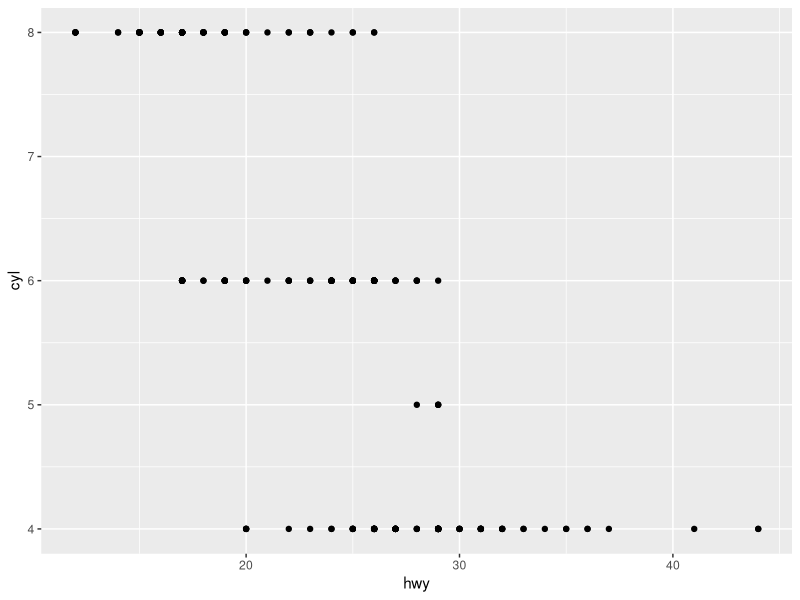
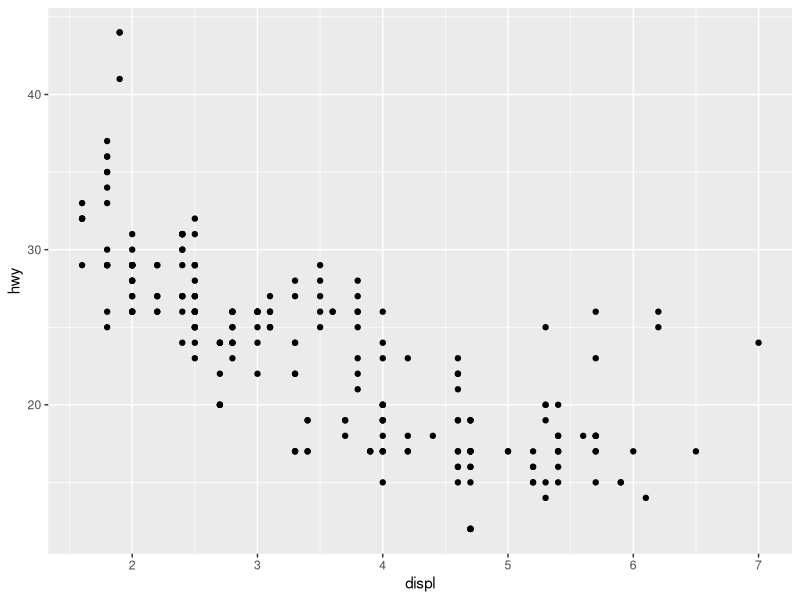

Generate these figures, in order, with R:
## ---- chunk 1
knitr::opts_chunk$set(echo = TRUE)
## ---- chunk 2
library(tidyverse)
## ---- chunk 3
nrow(mpg)
## ---- chunk 4
ncol(mpg)
## ---- chunk 5
ggplot(data=mpg) +
  geom_point(mapping = aes(x = hwy, y = cyl))
## ---- chunk 6
library(tidyverse)

ggplot(data = mpg) +
  geom_point(mapping = aes(x = displ, y = hwy))

filter(mpg, cyl == 8)

filter(diamonds, carat > 3)
